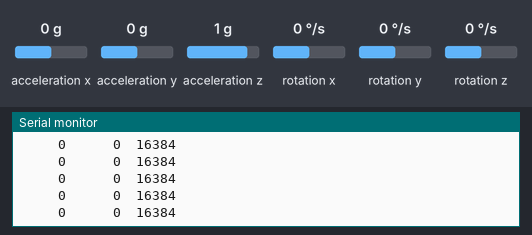
A sketch run on a simulated Arduino Uno, built with avr-gcc and run on an emulated ATmega328P. On the bench: the last lines printed to the serial monitor. The test bench sets the inputs (shaded band); at power-on: acceleration x 0 g, acceleration y 0 g, acceleration z 1 g, rotation x 0 °/s, rotation y 0 °/s, rotation z 0 °/s.

Above: at 1.2 s.
1.3 s: acceleration x set to -1.4 g
At 1.36 s:
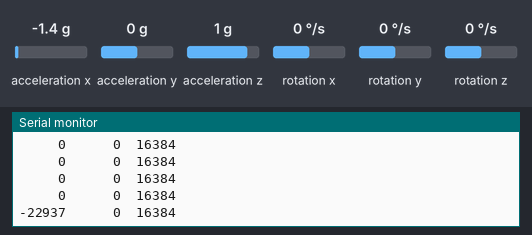
3.2 s: acceleration y set to -1.4 g
At 3.23 s:
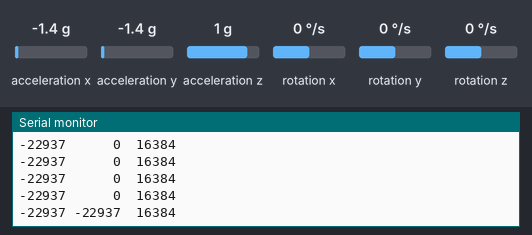
5.1 s: acceleration z set to -1.4 g
At 5.14 s:
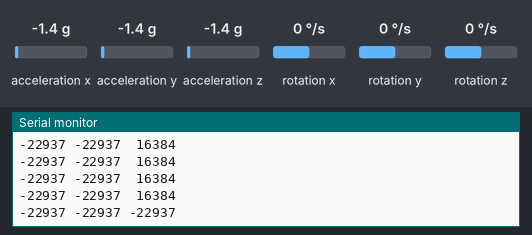
7.0 s: acceleration x set to 0 g
At 7.06 s:
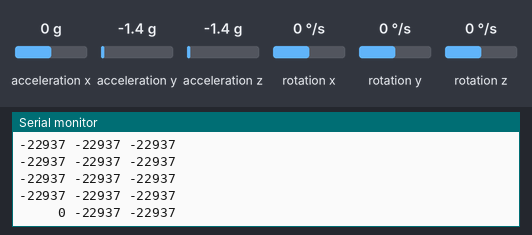
8.9 s: acceleration y set to 0 g
At 8.93 s:
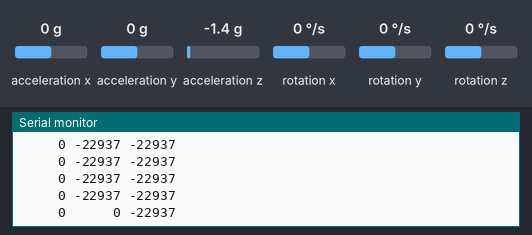
10.8 s: acceleration z set to 0 g
At 10.84 s:
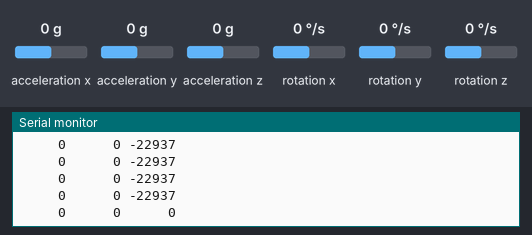

Measured:
- after the input at 1.3 s, the serial monitor: prints a new line after 0.05 s (image 1)
- after the input at 3.2 s, the serial monitor: prints a new line at once (image 2)
- after the input at 5.1 s, the serial monitor: prints a new line at once (image 3)
- after the input at 7.0 s, the serial monitor: prints a new line after 0.05 s (image 4)
- after the input at 8.9 s, the serial monitor: prints a new line at once (image 5)
- after the input at 10.8 s, the serial monitor: prints a new line at once (image 6)

The sketch:

Serial1.ino
```cpp
/*
The sensor outputs provided by the library are the raw 16-bit values
obtained by concatenating the 8-bit high and low accelerometer and
magnetometer data registers. They can be converted to units of g and
gauss using the conversion factors specified in the datasheet for your
particular device and full scale setting (gain).

Example: An LSM303D gives a magnetometer X axis reading of 1982 with
its default full scale setting of +/- 4 gauss. The M_GN specification
in the LSM303D datasheet (page 10) states a conversion factor of 0.160
mgauss/LSB (least significant bit) at this FS setting, so the raw
reading of -1982 corresponds to 1982 * 0.160 = 317.1 mgauss =
0.3171 gauss.

In the LSM303DLHC, LSM303DLM, and LSM303DLH, the acceleration data
registers actually contain a left-aligned 12-bit number, so the lowest
4 bits are always 0, and the values should be shifted right by 4 bits
(divided by 16) to be consistent with the conversion factors specified
in the datasheets.

Example: An LSM303DLH gives an accelerometer Z axis reading of -16144
with its default full scale setting of +/- 2 g. Dropping the lowest 4
bits gives a 12-bit raw value of -1009. The LA_So specification in the
LSM303DLH datasheet (page 11) states a conversion factor of 1 mg/digit
at this FS setting, so the value of -1009 corresponds to -1009 * 1 =
1009 mg = 1.009 g.
*/

#include <Wire.h>
#include <LSM303.h>

LSM303 compass;

char report[80];

void setup()
{
  Serial.begin(9600);
  Wire.begin();
  compass.init();
  compass.enableDefault();
}

void loop()
{
  compass.read();

  //snprintf(report, sizeof(report), "A: %6d %6d %6d    M: %6d %6d %6d", // code d'inspiration
  //  compass.a.x, compass.a.y, compass.a.z,
  //  compass.m.x, compass.m.y, compass.m.z);

  snprintf(report, sizeof(report), "%6d %6d %6d",
    compass.a.x, compass.a.y, compass.a.z);
  Serial.println(report);

  delay(50);
}
```
